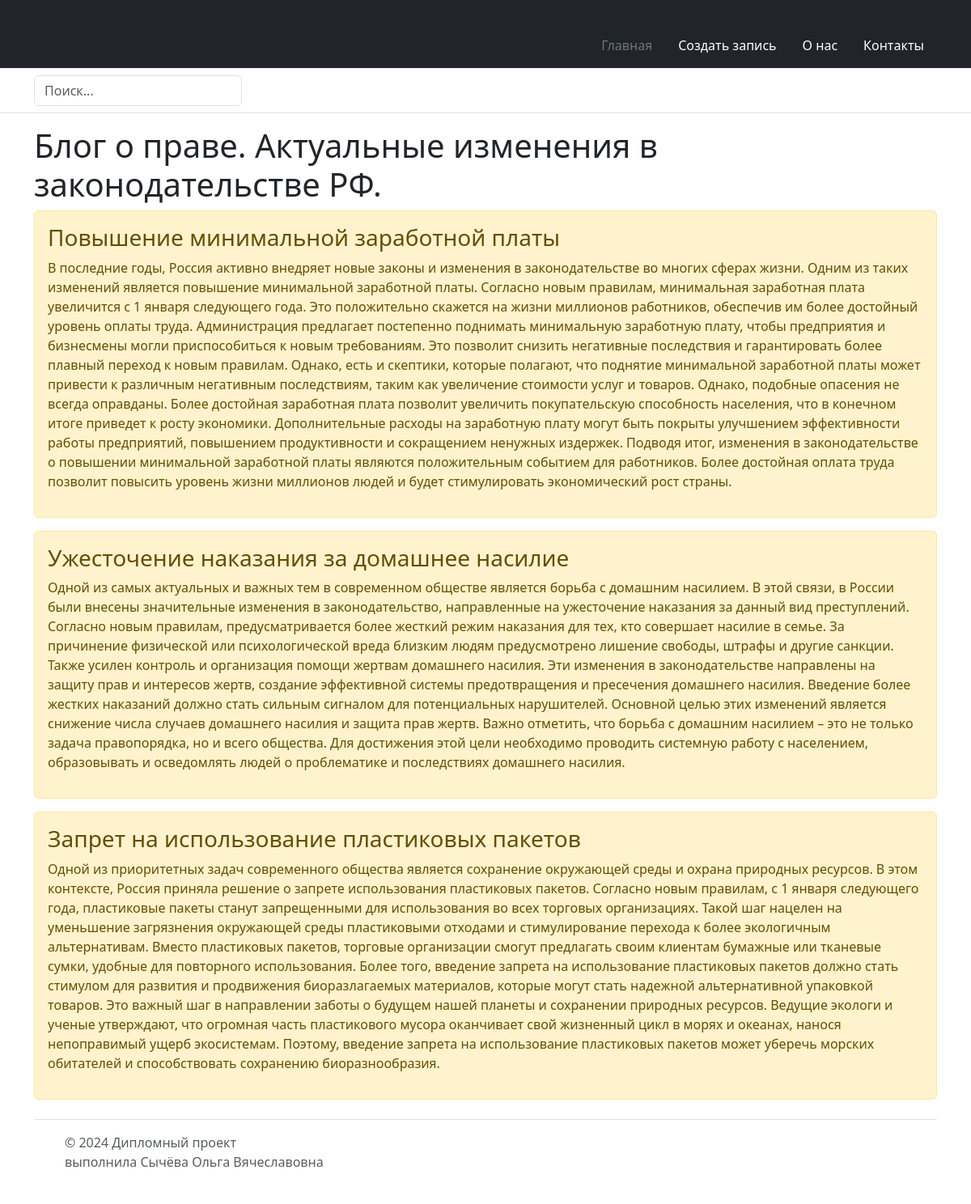
The page / on the database its author committed.
### main/models.py (models this page shows, shortened)
class Task(models.Model):
    title = models.CharField('Название', max_length=50)
    task = models.TextField('Описание')
    class Meta:
        verbose_name = 'Задача'
        verbose_name_plural = 'Задачи'

### main/views.py (the view)
# urls.py: path('', views.index),
def index(request):
    tasks = Task.objects.all()
    return render(request, 'main/index.html', {'title': 'Главная страница сайта', 'tasks': tasks})

### main/templates/main/index.html (shortened to what this page needs)
{% extends 'main/base.html' %}
{% block content %}
  <h1>Блог о праве. Актуальные изменения в законодательстве РФ.</h1>
  {% if tasks %}
     {% for el in tasks %}
        <div class="alert alert-warning mt-2">
          <h3>{{ el.title }}</h3>
          <p>{{ el.task }}</p>
        </div>
    {% endfor %}
  {% else %}
    <p>Nothing!</p>
  {% endif %}
{% endblock %}

### main/templates/main/base.html (shortened to what this page needs)
<!doctype html>
<html lang="ru" xmlns="http://www.w3.org/1999/html">
<head>
    <link href="https://cdn.jsdelivr.net/npm/bootstrap@5.3.2/dist/css/bootstrap.min.css" rel="stylesheet">
</head>
<body>
    <header>
    <div class="px-3 py-2 text-bg-dark border-bottom">
      <div class="container">
        <div class="d-flex flex-wrap align-items-center justify-content-center justify-content-lg-start">
          <a href="/" class="d-flex align-items-center my-2 my-lg-0 me-lg-auto text-white text-decoration-none">
            <svg class="bi me-2" width="40" height="32" role="img" aria-label="Bootstrap"><use xlink:href="#bootstrap"></use></svg>
          </a>
          <ul class="nav col-12 col-lg-auto my-2 justify-content-center my-md-0 text-small">
            <li>
              <a href="/" class="nav-link text-secondary">
                <svg class="bi d-block mx-auto mb-1" width="24" height="24"><use xlink:href="#home"></use></svg>
                Главная
              </a>
            </li>
            <li>
              <a href="/blog" class="nav-link text-white">
                <svg class="bi d-block mx-auto mb-1" width="24" height="24"><use xlink:href="#speedometer2"></use></svg>
                Создать запись
              </a>
            </li>
            <li>
              <a href="/about-us" class="nav-link text-white">
                <svg class="bi d-block mx-auto mb-1" width="24" height="24"><use xlink:href="#table"></use></svg>
                О нас
              </a>
            </li>
            <li>
              <a href="/contacts" class="nav-link text-white">
                <svg class="bi d-block mx-auto mb-1" width="24" height="24"><use href="/about-us"></use></svg>
                Контакты
              </a>
            </li>
          </ul>
        </div>
      </div>
    </div>
    <div class="px-3 py-2 border-bottom mb-3">
      <div class="container d-flex flex-wrap justify-content-center">
        <form class="col-12 col-lg-auto mb-2 mb-lg-0 me-lg-auto" role="search">
          <input type="search" class="form-control" placeholder="Поиск..." aria-label="Search">
        </form>
      </div>
    </div>
  </header>
  <div class="container">
    {% block content %}{% endblock %}
  </div>
<div class="container">
  <footer class="d-flex flex-wrap justify-content-between align-items-center py-3 my-4 border-top">
    <div class="col-md-4 d-flex align-items-center">
      <a href="/" class="mb-3 me-2 mb-md-0 text-body-secondary text-decoration-none lh-1">
        <svg class="bi" width="30" height="24"><use xlink:href="#bootstrap"></use></svg>
      </a>
      <span class="mb-3 mb-md-0 text-body-secondary">© 2024 Дипломный проект <br> выполнила Сычёва Ольга Вячеславовна </br></span>
    </div>
  </footer>
</div>
</body>
</html>

### rows shown on the page
Task: title "Повышение минимальной заработной платы", task "В последние годы, Россия активно внедряет новые законы и изменения в законодательстве во многих сферах жизни. Одним из таких изменений является повышение минимальной заработной платы. Согласно новым правилам, минимальная заработная плата увеличится с 1 января следующего года. Это положительно скажется на жизни миллионов работников, обеспечив им более достойный уровень оплаты труда. Администрация предлагает постепенно поднимать минимальную заработную плату, чтобы предприятия и бизнесмены могли приспособиться к новым требованиям. Это позволит снизить негативные последствия и гарантировать более плавный переход к новым правилам. Однако, есть и скептики, которые полагают, что поднятие…"
Task: title "Ужесточение наказания за домашнее насилие", task "Одной из самых актуальных и важных тем в современном обществе является борьба с домашним насилием. В этой связи, в России были внесены значительные изменения в законодательство, направленные на ужесточение наказания за данный вид преступлений. Согласно новым правилам, предусматривается более жесткий режим наказания для тех, кто совершает насилие в семье. За причинение физической или психологической вреда близким людям предусмотрено лишение свободы, штрафы и другие санкции. Также усилен контроль и организация помощи жертвам домашнего насилия. Эти изменения в законодательстве направлены на защиту прав и интересов жертв, создание эффективной системы предотвращения и пресечения домашнего…"
Task: title "Запрет на использование пластиковых пакетов", task "Одной из приоритетных задач современного общества является сохранение окружающей среды и охрана природных ресурсов. В этом контексте, Россия приняла решение о запрете использования пластиковых пакетов. Согласно новым правилам, с 1 января следующего года, пластиковые пакеты станут запрещенными для использования во всех торговых организациях. Такой шаг нацелен на уменьшение загрязнения окружающей среды пластиковыми отходами и стимулирование перехода к более экологичным альтернативам. Вместо пластиковых пакетов, торговые организации смогут предлагать своим клиентам бумажные или тканевые сумки, удобные для повторного использования. Более того, введение запрета на использование пластиковых…"
